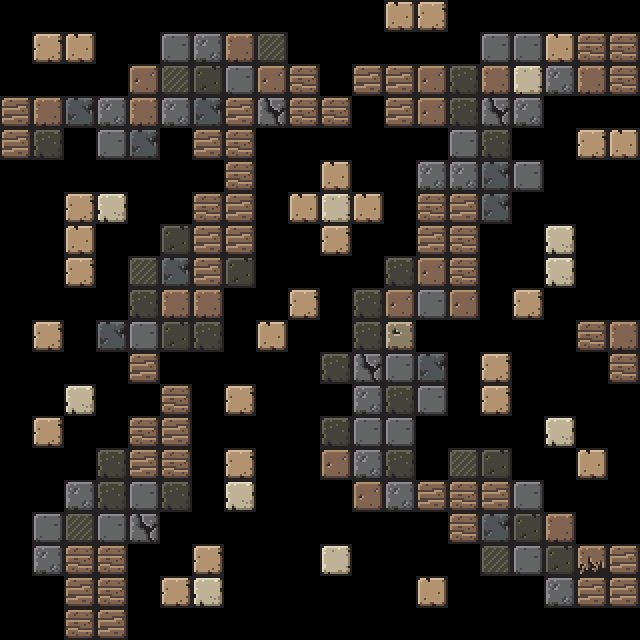

A 2D game scene composited from a Tiled map and its tileset images. What follows is a short description and the map's XML, with each tile layer's data collapsed to a summary:
An orthogonal 20x20 tile map with 32x32 px tiles, 1 tile layer (Tiles) and 55 objects.

<map version="1.2" tiledversion="1.2.5" orientation="orthogonal" renderorder="right-down" width="20" height="20" tilewidth="32" tileheight="32" infinite="0" backgroundcolor="#000000" nextlayerid="6" nextobjectid="74">
 <tileset firstgid="1" source="warTileset_32x32.tsx" />
 <layer id="1" name="Tiles" width="20" height="20">
  <data>[400 cells, 176 non-empty, 17 distinct tile ids]</data>
 </layer>
 <objectgroup id="2" name="Environment" visible="0">
  <object id="2" x="320" y="352" width="32" height="32" />
  <object id="3" x="32" y="512" width="32" height="32" />
  <object id="4" x="32" y="544" width="32" height="32" />
  <object id="5" x="480" y="448" width="32" height="32" />
  <object id="6" x="448" y="288" width="32" height="32" />
  <object id="7" x="512" y="160" width="32" height="32" />
  <object id="9" x="128" y="256" width="32" height="32" />
  <object id="11" x="96" y="320" width="32" height="32" />
  <object id="12" x="256" y="32" width="32" height="32" />
  <object id="53" x="512" y="96" width="32" height="32" />
  <object id="54" x="480" y="32" width="32" height="32" />
  <object id="69" x="128" y="64" width="32" height="32" />
  <object id="70" x="160" y="32" width="32" height="32" />
 </objectgroup>
 <objectgroup id="3" name="Priests" visible="0">
  <object id="17" x="96" y="192" width="32" height="32" />
  <object id="18" x="64" y="256" width="32" height="32" />
  <object id="19" x="64" y="384" width="32" height="32" />
  <object id="20" x="32" y="416" width="32" height="32" />
  <object id="21" x="192" y="544" width="32" height="32" />
  <object id="22" x="160" y="576" width="32" height="32" />
  <object id="23" x="192" y="576" width="32" height="32" />
  <object id="24" x="224" y="480" width="32" height="32" />
  <object id="25" x="224" y="448" width="32" height="32" />
  <object id="26" x="224" y="384" width="32" height="32" />
  <object id="27" x="320" y="544" width="32" height="32" />
  <object id="28" x="416" y="576" width="32" height="32" />
  <object id="29" x="544" y="416" width="32" height="32" />
  <object id="30" x="576" y="448" width="32" height="32" />
  <object id="31" x="480" y="384" width="32" height="32" />
  <object id="32" x="480" y="352" width="32" height="32" />
  <object id="33" x="512" y="288" width="32" height="32" />
  <object id="34" x="544" y="224" width="32" height="32" />
  <object id="35" x="544" y="256" width="32" height="32" />
  <object id="36" x="320" y="160" width="32" height="32" />
  <object id="37" x="320" y="192" width="32" height="32" />
  <object id="38" x="288" y="192" width="32" height="32" />
  <object id="41" x="352" y="192" width="32" height="32" />
  <object id="42" x="320" y="224" width="32" height="32" />
  <object id="43" x="288" y="288" width="32" height="32" />
  <object id="44" x="256" y="320" width="32" height="32" />
  <object id="49" x="576" y="128" width="32" height="32" />
  <object id="50" x="416" y="0" width="32" height="32" />
  <object id="51" x="384" y="0" width="32" height="32" />
  <object id="55" x="608" y="128" width="32" height="32" />
  <object id="61" x="64" y="32" width="32" height="32" />
  <object id="62" x="32" y="32" width="32" height="32" />
  <object id="63" x="64" y="192" width="32" height="32" />
  <object id="64" x="64" y="224" width="32" height="32" />
  <object id="73" x="32" y="320" width="32" height="32" />
 </objectgroup>
 <objectgroup id="5" name="Spawns" visible="0">
  <object id="57" x="64" y="608" width="32" height="32" />
  <object id="58" x="96" y="608" width="32" height="32" />
  <object id="59" x="608" y="544" width="32" height="32" />
  <object id="60" x="608" y="576" width="32" height="32" />
  <object id="66" x="0" y="96" width="32" height="32" />
  <object id="67" x="0" y="128" width="32" height="32" />
 </objectgroup>
 <objectgroup id="4" name="Goal" visible="0">
  <object id="56" x="608" y="32" width="32" height="32" />
 </objectgroup>
</map>
